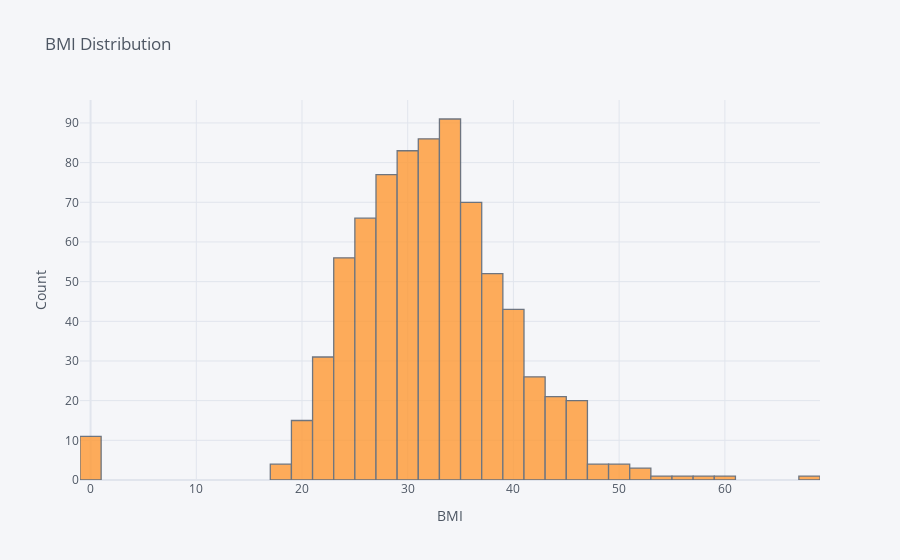

Write notebook code for a chart like this one.
### Code cell
df['BMI'].iplot(kind = 'hist', xTitle = 'BMI', yTitle = 'Count', title = 'BMI Distribution')

### Figure 1 — Plotly figure (JSON) as saved in the notebook; plotly's stock layout.template omitted (floating-point values rounded to 4 significant figures; data arrays with more than 128 entries replaced by an {"elided": "..."} marker saying what was removed)
{"data": [{"histfunc": "count", "histnorm": "", "marker": {"color": "rgba(255, 153, 51, 1.0)", "line": {"color": "#4D5663", "width": 1.3}}, "name": "BMI", "opacity": 0.8, "orientation": "v", "type": "histogram", "x": {"elided": "768 float values"}}], "layout": {"barmode": "overlay", "legend": {"bgcolor": "#F5F6F9", "font": {"color": "#4D5663"}}, "paper_bgcolor": "#F5F6F9", "plot_bgcolor": "#F5F6F9", "title": {"font": {"color": "#4D5663"}, "text": "BMI Distribution"}, "xaxis": {"gridcolor": "#E1E5ED", "showgrid": true, "tickfont": {"color": "#4D5663"}, "title": {"font": {"color": "#4D5663"}, "text": "BMI"}, "zerolinecolor": "#E1E5ED"}, "yaxis": {"gridcolor": "#E1E5ED", "showgrid": true, "tickfont": {"color": "#4D5663"}, "title": {"font": {"color": "#4D5663"}, "text": "Count"}, "zerolinecolor": "#E1E5ED"}}}
